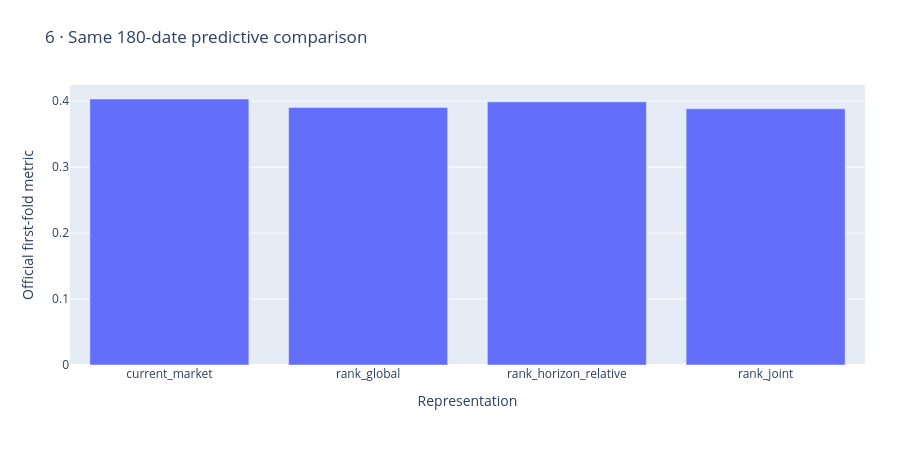

The notebook cell saved with this chart:
### Markdown cell above
## Primary same-fold metric

Every model is scored on the same 180 origins. Do not compare this first-fold number directly with the 535-date pooled baseline.

### Code cell
figures[5].show()

### Figure 1 — Plotly figure (JSON) as saved in the notebook; plotly's stock layout.template omitted (floating-point values rounded to 4 significant figures)
{"data": [{"type": "bar", "x": ["current_market", "rank_global", "rank_horizon_relative", "rank_joint"], "y": [0.4034, 0.3906, 0.3991, 0.3886]}], "layout": {"height": 465, "legend": {"orientation": "h", "y": -0.3}, "margin": {"b": 100, "l": 70, "r": 35, "t": 85}, "title": {"text": "6 · Same 180-date predictive comparison"}, "xaxis": {"title": {"text": "Representation"}}, "yaxis": {"title": {"text": "Official first-fold metric"}}}}
